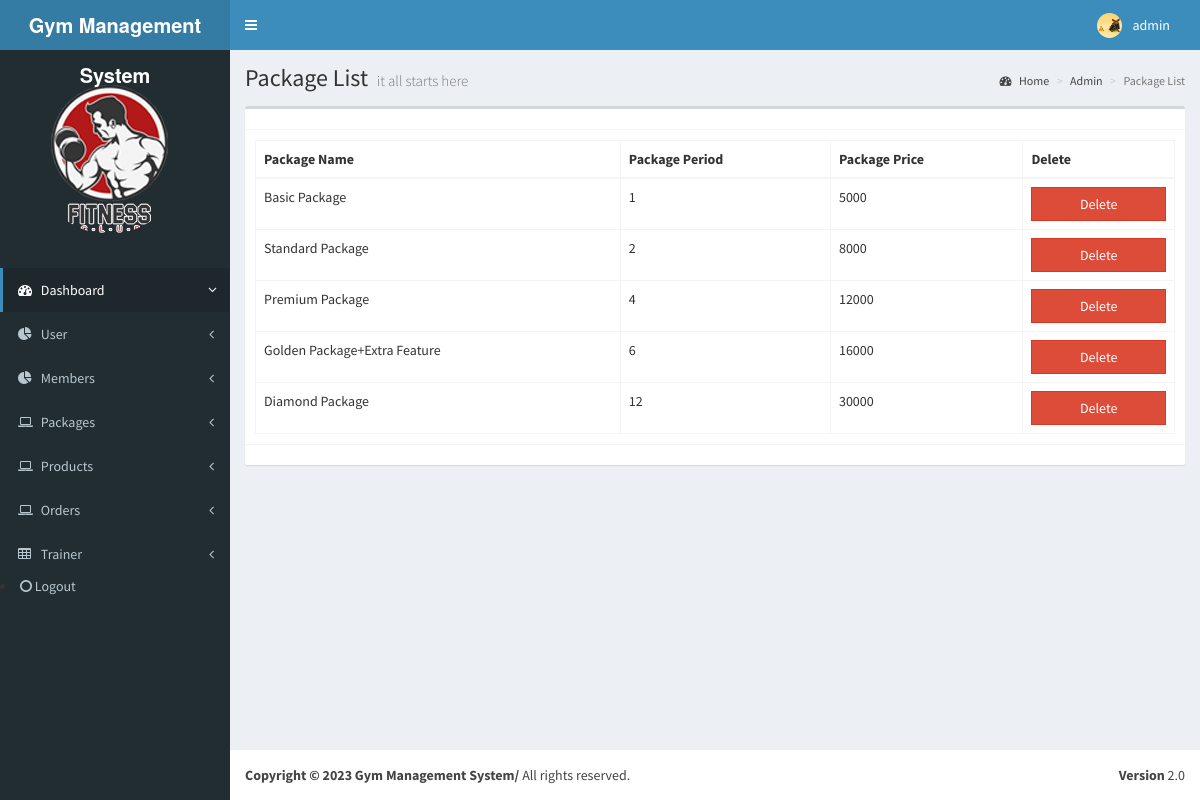
Screenshot of /admin/dashboard/package-list.php with the database file from the repository.
### tables this page shows
CREATE TABLE `packages` (
  `pk_id` int(11) NOT NULL,
  `pk_name` varchar(100) NOT NULL,
  `pk_period` int(11) NOT NULL,
  `cost` int(11) NOT NULL
);

### admin/dashboard/package-list.php (the view, shortened to what this page needs)
<?php include('header.php');
 include('db_connection.php');
?>
  <body class="skin-blue">
    <div class="wrapper">
      <?php include('menu.php');?>
            <div class="content-wrapper" style="min-height: 1024px;">
                <section class="content-header">
                  <h1> Package List <small>it all starts here</small> </h1>
                  <ol class="breadcrumb">
                    <li><a href="#"><i class="fa fa-dashboard"></i> Home</a></li>
                    <li><a href="#">Admin</a></li>
                    <li class="active">Package List</li>
                  </ol>
                </section>
                <section class="content">
                  <div class="box">
                    <div class="box-header with-border">
                      </div>--><?php
   $sql = "SELECT * FROM packages";
   $retval =$con->query($sql);
?>
                    </div>
                    <div class="box-body">
                        <table id="example" class="table table-bordered">
                            <thead>
                              <tr>
                                <th>Package Name</th>
                                <th>Package Period</th>
                                <th>Package Price</th>
                                <th>Delete</th>
                              </tr>
                            </thead>
                            <tbody>
                              <?php  while($row = mysqli_fetch_array($retval)) {  ?>
                              <tr>
                                <td><?php echo $row['pk_name']?></td>
                                <td><?php echo $row['pk_period'] ?></td>
                                <td><?php echo$row['cost'] ?></td>
                                <td><a class="btn btn-block btn-danger btn-flat" onClick="return confirm('Delete This record?')"  href="delete.php?pakid=<?php echo$row['pk_id'] ?>">Delete</a></td>
                              <?php } ?>
                              </tr>
                            </tbody>
                          </table>
                     </div>
                    <div class="box-footer">  </div>
                  </div>
                </section>
              </div>
     <?php include('footer.php');?>

### admin/dashboard/menu.php (shortened to what this page needs)
<header class="main-header">
        <a href="dashboard.php" class="logo"><b>Gym Management System</b> </a>
        <nav class="navbar navbar-static-top" role="navigation">
          <a href="#" class="sidebar-toggle" data-toggle="offcanvas" role="button">
          </a>
          <div class="navbar-custom-menu">
            <ul class="nav navbar-nav">
           <?php
              require_once 'db.php';
               $sql = 'SELECT * FROM admin';
               $retval = mysqli_query($conn, $sql);
               ?>
              <li class="dropdown user user-menu">
                <a href="#" class="dropdown-toggle" data-toggle="dropdown">
                  <?php  while($row = mysqli_fetch_array($retval)) {  ?>
                  <img src="../images/<?php echo $row['admin_picture'] ?>" class="user-image" alt="User Image">
                  <span class="hidden-xs"><?php echo $row['admin_name'] ?></span>
                </a>
                  <?php } ?>
              </li>
            </ul>
          </div>
        </nav>
      </header><aside class="main-sidebar">
        <section class="sidebar" style="height: auto;">
           <img src="../dist/img/fitness-club-two.png" class="img-circle" alt="User Image" style="padding: 34px;">
          <ul class="sidebar-menu">
            <li class="active treeview">
              <a href="dashboard.php">
                <i class="fa fa-dashboard"></i> <span>Dashboard</span> <i class="fa fa-angle-left pull-right"></i>
              </a>
            </li>
            <li class="treeview">
              <a href="#">
                <i class="fa fa-pie-chart"></i>
                <span>User</span>
                <i class="fa fa-angle-left pull-right"></i>
              </a>
            </li>
            <li class="treeview">
              <a href="#">
                <i class="fa fa-pie-chart"></i>
                <span>Members</span>
                <i class="fa fa-angle-left pull-right"></i>
              </a>
            </li>
            <li class="treeview">
              <a href="#">
                <i class="fa fa-laptop"></i>
                <span>Packages</span>
                <i class="fa fa-angle-left pull-right"></i>
              </a>
            </li>
            <li class="treeview">
              <a href="#">
                <i class="fa fa-laptop"></i>
                <span>Products</span>
                <i class="fa fa-angle-left pull-right"></i>
              </a>
            </li>
            <li class="treeview">
              <a href="#">
                <i class="fa fa-laptop"></i>
                <span>Orders</span>
                <i class="fa fa-angle-left pull-right"></i>
              </a>
            </li>
            <li class="treeview">
              <a href="#">
                <i class="fa fa-table"></i> <span>Trainer</span>
                <i class="fa fa-angle-left pull-right"></i>
              </a>
          </ul>
          <li><a href="logout.php"><i class="fa fa-circle-o"></i> Logout</a></li>
        </section>
      </aside>

### rows the page displays
packages: pk_name "Basic Package", pk_period "1", cost "5000"
packages: pk_name "Standard Package", pk_period "2", cost "8000"
packages: pk_name "Premium Package", pk_period "4", cost "12000"
packages: pk_name "Golden Package+Extra Feature", pk_period "6", cost "16000"
packages: pk_name "Diamond Package", pk_period "12", cost "30000"

### other values shown
$row['admin_name'] "admin"
